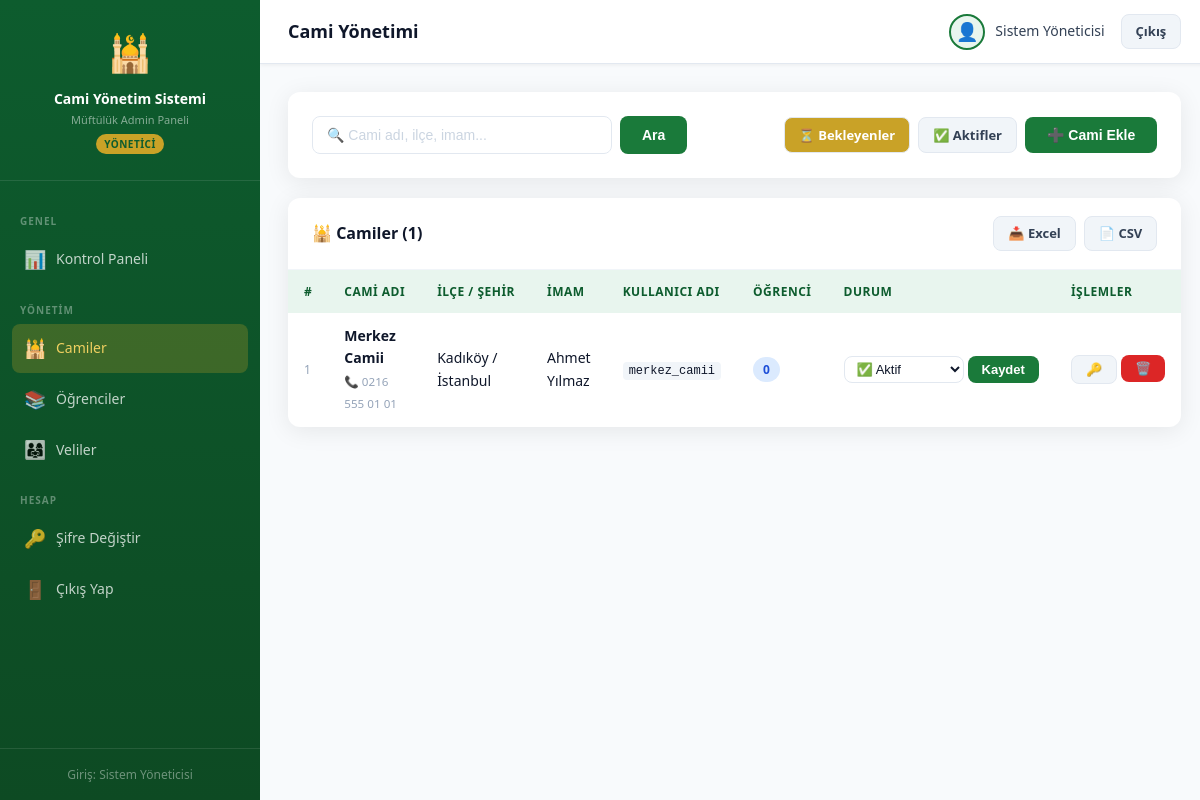
Screenshot of /admin/mosques.php (signed in) with the database file from the repository.
### tables this page shows
CREATE TABLE IF NOT EXISTS mosques (
  id INT AUTO_INCREMENT PRIMARY KEY,
  name VARCHAR(150) NOT NULL,
  address TEXT,
  district VARCHAR(100),
  city VARCHAR(100) DEFAULT 'İstanbul',
  imam_name VARCHAR(100),
  phone VARCHAR(20),
  email VARCHAR(100),
  username VARCHAR(50) UNIQUE NOT NULL,
  password VARCHAR(255) NOT NULL,
  capacity INT DEFAULT 50,
  status ENUM('active','inactive','pending') DEFAULT 'pending',
  notes TEXT,
  created_at TIMESTAMP DEFAULT CURRENT_TIMESTAMP
);

### config/db.php (called while the page is built, shortened)
<?php
function sanitize($input) {
    return htmlspecialchars(trim($input), ENT_QUOTES, 'UTF-8');
}

### admin/mosques.php (the view, shortened to what this page needs)
<?php
require_once '../config/db.php';
$db = getDB();
$filter = $_GET['filter'] ?? '';
$search = trim($_GET['search'] ?? '');
$where = '1=1';
$params = [];
$stmt = $db->prepare("SELECT m.*, (SELECT COUNT(*) FROM students WHERE mosque_id=m.id) as student_count FROM mosques m WHERE $where ORDER BY created_at DESC");
$stmt->execute($params);
$mosques = $stmt->fetchAll();
$page_title = 'Cami Yönetimi';
include 'layout/header.php';
?>
<div class="card" style="margin-bottom:20px">
  <div class="card-body" style="display:flex;gap:12px;flex-wrap:wrap;align-items:center">
    <form method="get" style="display:flex;gap:8px;flex:1;min-width:240px">
      <input type="text" name="search" class="form-control" placeholder="🔍 Cami adı, ilçe, imam..." value="<?= sanitize($search) ?>" style="max-width:300px">
      <button class="btn btn-primary">Ara</button>
    </form>
    <div style="display:flex;gap:8px">
      <a href="mosques.php?filter=pending" class="btn btn-sm btn-gold <?= $filter==='pending'?'':'btn-secondary' ?>">⏳ Bekleyenler</a>
      <a href="mosques.php?filter=active"  class="btn btn-sm <?= $filter==='active'?'btn-primary':'btn-secondary' ?>">✅ Aktifler</a>
      <button onclick="openModal('addModal')" class="btn btn-primary">➕ Cami Ekle</button>
    </div>
  </div>
</div>
<div class="card">
  <div class="card-header">
    <span class="card-title">🕌 Camiler (<?= count($mosques) ?>)</span>
    <div style="display:flex;gap:8px">
      <a href="export.php?type=mosques&format=xls" class="btn btn-sm btn-secondary">📥 Excel</a>
      <a href="export.php?type=mosques&format=csv" class="btn btn-sm btn-secondary">📄 CSV</a>
    </div>
  </div>
  <div class="table-wrap">
    <table class="table">
      <thead>
        <tr>
          <th>#</th>
          <th>Cami Adı</th>
          <th>İlçe / Şehir</th>
          <th>İmam</th>
          <th>Kullanıcı Adı</th>
          <th>Öğrenci</th>
          <th>Durum</th>
          <th>İşlemler</th>
        </tr>
      </thead>
      <tbody>
        <?php foreach ($mosques as $m): ?>
        <tr>
          <td style="color:#94a3b8;font-size:12px"><?= $m['id'] ?></td>
          <td>
            <strong><?= sanitize($m['name']) ?></strong>
            <?php if ($m['phone']): ?><br><small style="color:#94a3b8">📞 <?= sanitize($m['phone']) ?></small><?php endif; ?>
          </td>
          <td><?= sanitize($m['district'] ?? '—') ?> / <?= sanitize($m['city'] ?? '—') ?></td>
          <td><?= sanitize($m['imam_name'] ?? '—') ?></td>
          <td><code style="background:#f1f5f9;padding:2px 6px;border-radius:4px;font-size:12px"><?= sanitize($m['username']) ?></code></td>
          <td><span class="badge badge-info"><?= $m['student_count'] ?></span></td>
          <td>
            <form method="post" style="display:flex;gap:4px;align-items:center">
              <select name="status" class="form-control" style="width:120px;padding:4px 8px;font-size:13px">
                <option value="active"   <?= $m['status']==='active'  ?'selected':'' ?>>✅ Aktif</option>
              </select>
              <button name="update_status" class="btn btn-sm btn-primary">Kaydet</button>
            </form>
          </td>
          <td>
            <div style="display:flex;gap:4px">
              <button onclick="openResetModal(<?= $m['id'] ?>, '<?= addslashes(sanitize($m['name'])) ?>')" class="btn btn-sm btn-secondary" title="Şifre Sıfırla">🔑</button>
              <form method="post" style="display:inline" onsubmit="return confirm('Bu camiyi ve tüm verilerini silmek istediğinize emin misiniz?')">
                <button type="submit" name="delete_mosque" class="btn btn-sm btn-danger" title="Sil">🗑️</button>
              </form>
            </div>
          </td>
        </tr>
        <?php endforeach; ?>
      </tbody>
    </table>
  </div>
</div>
<?php include 'layout/footer.php'; ?>

### admin/layout/header.php (shortened to what this page needs)
<!DOCTYPE html>
<html lang="tr">
<head>
<link rel="stylesheet" href="../assets/css/style.css">
</head>
<body>
<div class="app-layout">
  <aside class="sidebar">
    <div class="sidebar-header">
      <div class="sidebar-logo">🕌</div>
      <div class="sidebar-title">Cami Yönetim Sistemi</div>
      <div class="sidebar-subtitle">Müftülük Admin Paneli</div>
      <span class="sidebar-badge">YÖNETİCİ</span>
    </div>
    <nav class="sidebar-nav">
      <div class="sidebar-section">Genel</div>
      <a href="index.php" class="sidebar-link <?= basename($_SERVER['PHP_SELF']) === 'index.php' ? 'active' : '' ?>">
        <span class="sidebar-link-icon">📊</span> Kontrol Paneli
      </a>
      <div class="sidebar-section">Yönetim</div>
      <a href="mosques.php" class="sidebar-link <?= basename($_SERVER['PHP_SELF']) === 'mosques.php' ? 'active' : '' ?>">
        <span class="sidebar-link-icon">🕌</span> Camiler
      </a>
      <a href="students.php" class="sidebar-link <?= basename($_SERVER['PHP_SELF']) === 'students.php' ? 'active' : '' ?>">
        <span class="sidebar-link-icon">📚</span> Öğrenciler
      </a>
      <a href="parents.php" class="sidebar-link <?= basename($_SERVER['PHP_SELF']) === 'parents.php' ? 'active' : '' ?>">
        <span class="sidebar-link-icon">👨‍👩‍👧</span> Veliler
      </a>
      <div class="sidebar-section">Hesap</div>
      <a href="change_password.php" class="sidebar-link <?= basename($_SERVER['PHP_SELF']) === 'change_password.php' ? 'active' : '' ?>">
        <span class="sidebar-link-icon">🔑</span> Şifre Değiştir
      </a>
      <a href="logout.php" class="sidebar-link">
        <span class="sidebar-link-icon">🚪</span> Çıkış Yap
      </a>
    </nav>
    <div class="sidebar-footer" style="color:rgba(255,255,255,.4);font-size:12px;text-align:center">
      Giriş: <?= sanitize($_SESSION['admin_name'] ?? '') ?>
    </div>
  </aside>
  <div class="main-content">
    <div class="topbar">
      <div class="topbar-title"><?= sanitize($page_title ?? '') ?></div>
      <div class="topbar-right">
        <div class="topbar-user">
          <div class="topbar-avatar">👤</div>
          <span><?= sanitize($_SESSION['admin_name'] ?? 'Admin') ?></span>
        </div>
        <a href="logout.php" class="btn btn-sm btn-secondary">Çıkış</a>
      </div>
    </div>
    <div class="page-content">

### admin/layout/footer.php (shortened to what this page needs)
    </div>
  </div>
</div>
</body>
</html>

### rows the page displays
mosques: id "1", name "Merkez Camii", phone "0216 555 01 01", district "Kadıköy", city "İstanbul", imam_name "Ahmet Yılmaz", username "merkez_camii", student_count "0", status "✅ Aktif"

### other values shown
$_SESSION['admin_name'] "Sistem Yöneticisi"
$page_title "Cami Yönetimi"
count($mosques) "1"
